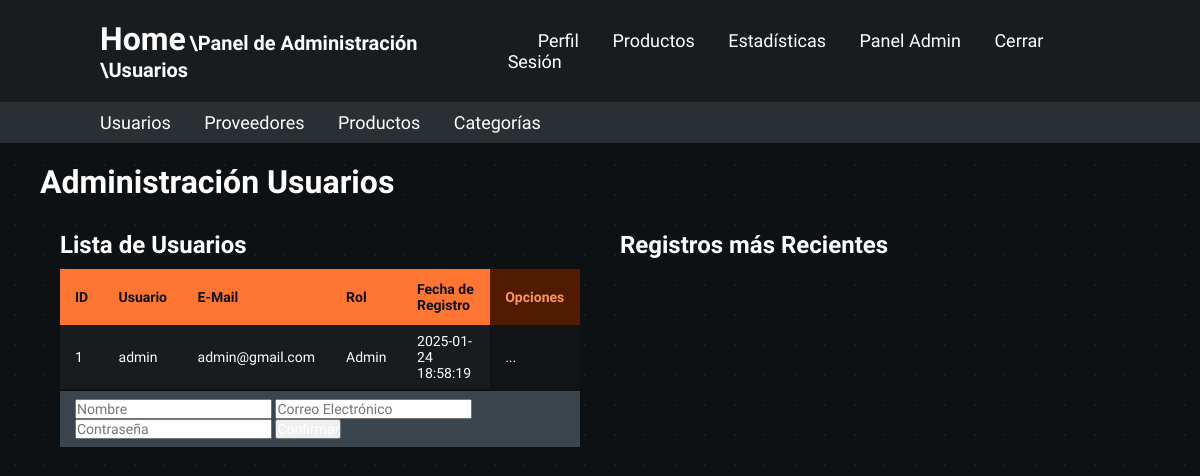
The app's page /admin-panel/users (signed in), older data.
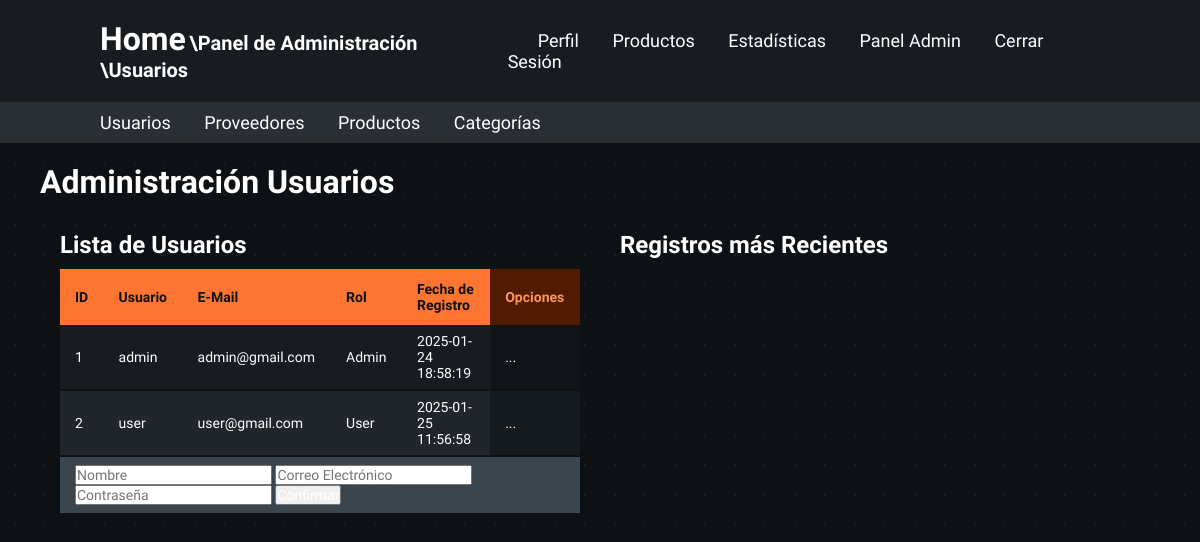
The same page, newer data.
### models.py (models this page shows, shortened)
class Users(db.Base):
    __tablename__ = "users"
    user_id = Column(Integer, primary_key=True)
    role_id = Column(Integer, ForeignKey("roles.role_id"), nullable=False)
    user_email = Column(String(255), nullable=False)
    user_hash_password = Column(String(255), nullable=False)
    user_name = Column(String(255), nullable=False, server_default="unidentified_user")
    user_register_date = Column(DateTime, nullable=False, server_default=text("CURRENT_TIMESTAMP"))
    @property
    def user_password(self):
        raise AttributeError('Password is not a readable Attribute!')

### app.py (the view)
@app.route("/admin-panel/users")
@admin_login_required
def admin_panel_users():
    registered_users = db.session.query(Users).order_by(Users.user_id)
    return render_template("admin_users.html", is_admin=session["is_admin"],
                           registered_users=registered_users)

### app.py (called while the page is built)
@app.before_request
def validate_session():
    if request.endpoint == 'static':
        return
    print("DEBUG - Validando Sesion")
    time.sleep(0.3)
    print("DEBUG - Sesion Validada")
    if 'user_id' in session:
        user = db.session.query(Users).filter_by(user_id=session['user_id']).first()
        if not user:
            session.clear()
            flash("Error - Sesión Expirada", "warning")
            return redirect(url_for("login"))
        elif user.role_id != session.get('role_id'):
            session['role_id'] = user.role_id
            session['is_admin'] = user.role_id == 0

def admin_login_required(original_function):
    @wraps(original_function)
    def decorated_function(*args, **kwargs):
        redirect_url = None
        if 'user_id' not in session:
            print("Not Logged In")
            return redirect(url_for('login'))
        user = db.session.query(Users).filter_by(user_id=session['user_id']).first()
        if not user or user.role_id != 0:
            print("Insufficient Roles")
            redirect_url = url_for('home')
        if redirect_url:
            return redirect(redirect_url)
        return original_function(*args, **kwargs)
    return decorated_function

### templates/admin_users.html (shortened to what this page needs)
<!DOCTYPE html>
<html lang="es">
<head>
    <link rel="stylesheet" href="../static/variables.css">
    <link rel="stylesheet" href="../static/main.css">
    <link rel="stylesheet" href="../static/containers.css">
    <link rel="stylesheet" href="../static/navbars.css">
    <link rel="stylesheet" href="../static/tables.css">
    <link rel="stylesheet" href="../static/fonts.css">
</head>
<body class="general-body">
    <header class="header">
        <span>
            <a href="/" class="home">Home</a>
            <a href="/admin-panel" class="subrute"> \Panel de Administración</a>
            <a href="/admin-panel/users" class="subrute"> \Usuarios</a>
        </span>
        <nav class="navbar">
            <a href="/profile">Perfil</a>
            <a href="/products">Productos</a>
            <a href="/statistics">Estadísticas</a>
            {% if is_admin == True %}
                <a href="/admin-panel">Panel Admin</a>
            {% endif %}
            <a class="log-out" href="/cerrar-login">Cerrar Sesión</a>
        </nav>
    </header>
    <header class="admin-header">
        <nav class="admin-navbar">
            <a href="/admin-panel/users">Usuarios</a>
            <a href="/admin-panel/suppliers">Proveedores</a>
            <a href="/admin-panel/products">Productos</a>
            <a href="/admin-panel/categories">Categorías</a>
        </nav>
    </header>
    <section class="container-type-1">
        <h1>Administración Usuarios</h1>
    </section>
    <section class="container-type-1 flex-container flex-jst-sb">
        <article class="container-type-1 no-margin full-width">
            <h2>Lista de Usuarios</h2>
            <table class="table-type-1 alternate hover">
                <thead>
                    <tr>
                        <th class="th-title">ID</th>
                        <th class="th-title">Usuario</th>
                        <th class="th-title">E-Mail</th>
                        <th class="th-title">Rol</th>
                        <th class="th-title">Fecha de Registro</th>
                        <th class="th-option">Opciones</th>
                    </tr>
                </thead>
                <tbody>
                    {% if registered_users %}
                    {% for user in registered_users %}
                    <tr>
                        <td>{{user.user_id}}</td>
                        <td>{{user.user_name}}</td>
                        <td>{{user.user_email}}</td>
                        <td>
                            {% if user.role_id == 0 %}
                                Admin
                            {% else %}
                                User
                            {% endif %}
                        </td>
                        <td>{{user.user_register_date}}</td>
                        <td class="td-option">...</td>
                    </tr>
                    {% endfor %}
                    {% endif %}
                    <tr>
                        <td class="td-form" colspan="6">
                            <section class="flex-container flex-jst-sa">
                                <form action="#" class="table-form-type-1">
                                    <input type="text" id="name_input" placeholder="Nombre" name="txtEmail" required autocomplete="off">
                                    <input type="email" id="email_input" placeholder="Correo Electrónico" name="txtEmail" required autocomplete="off">
                                    <input type="password" id="password_input" placeholder="Contraseña" name="txtPassword" required autocomplete="off">
                                    <input type="submit" value="Confirmar">
                                </form>
                            </section>
                        </td>
                    </tr>
                </tbody>
            </table>
        </article>
        <article class="container-type-1 no-margin full-width">
            <h2>Registros más Recientes</h2>
        </article>
    </section>
</body>
</html>

### static/variables.css (style rules this page uses)
:root { --background-gray: #0e1114; --background-details: #181c1f; --unregistered-background-details: rgba(255, 255, 255, 0.05); --t04-gray: rgba(255, 255, 255, 0.4); --t02-gray: rgba(255, 255, 255, 0.2); --t1-white: rgba(255, 255, 255, 1); --error-red: rgb(239 68 68); --success-green: rgb(122, 239, 68); --warning-yellow: rgb(236, 218, 52); --light-gray: #b3b3b3; --main-gray: #181c1f; --main-gray-c: #292f33; --bgray-1: #181c1f; --bgray-1-c: #101416; --bgray-2: #20262c; --bgray-2-c: #151a1f; --bgray-3: #0e1114; --bgray-4: #3a454d; --main-orange: #fd7530; --pale-orange: #fd935d; --dark-orange: #501b00; --highlight-red: rgb(239 68 68); }

### static/main.css (style rules this page uses)
* { margin: 0; padding: 0; box-sizing: border-box; font-family: "Lexend", Arial, Helvetica, sans-serif; color: var(--t1-white); }
body { min-height: 100dvh; background-color: var(--background-gray); }
.general-body { background-size: 30px 30px; background-image: radial-gradient(circle, var(--background-details) 1px, var(--background-gray) 1px); }
header { top: 0; left: 0; width: 100%; padding: 20px 100px; margin: 0; }
.header { background: var(--main-gray); display: flex; justify-content: space-between; align-items: center; z-index: 100; }
.admin-header { background: var(--main-gray-c); display: flex; justify-content: space-between; align-items: center; z-index: 100; padding: 10px 100px; }

### static/containers.css (style rules this page uses)
.container-type-1 { margin: 20px 40px; }
.no-margin { margin: 0; }
.full-width { width: 100%; }
.flex-container { display: flex; }
.flex-jst-sb { justify-content: space-between; }
.flex-jst-sa { justify-content: space-around; }

### static/navbars.css (style rules this page uses)
.navbar a { position: relative; font-size: 18px; color: var(--t1-white); font-weight: 500; text-decoration: none; margin-left: 30px; transition: .3s; }
.admin-navbar a { position: relative; font-size: 18px; color: var(--t1-white); font-weight: 500; text-decoration: none; margin-right: 30px; transition: .3s; }
.home { font-size: 32px; color: var(--t1-white); text-decoration: none; font-weight: 700; transition: .3s; }
.subrute { font-size: 20px; color: var(--t1-white); text-decoration: none; font-weight: 700; transition: .3s; }

### static/tables.css (style rules this page uses)
.table-type-1 { margin: 10px 20px; border-collapse: collapse; min-width: calc(100% - 40px); }
.table-type-1 thead tr .th-title { background-color: var(--main-orange); text-align: left; color: var(--bgray-3); font-weight: 700; }
.table-type-1 thead tr .th-option { background-color: var(--dark-orange); text-align: left; color: var(--pale-orange); font-weight: 700; }
.table-type-1 tbody tr { background-color: var(--bgray-1); border-bottom: 2px solid var(--bgray-3); }
.table-type-1.alternate tbody tr:nth-of-type(even) { background-color: var(--bgray-2); }
.table-type-1 tbody tr .td-option { background-color: var(--bgray-1-c); border-bottom: 2px solid var(--bgray-3); transition: 0.2s; }
.table-type-1.alternate tbody tr:nth-of-type(even) .td-option { background-color: var(--bgray-2-c); }
.table-type-1 tbody tr .td-form { background-color: var(--bgray-4) !important; border-bottom: 2px solid var(--bgray-3) !important; color: inherit !important; }
.table-type-1 tbody td { padding: 8px 15px; transition: 0.2s; }
.table-type-1 thead th { padding: 12px 15px; }

Row changes from the older to the newer data that the page shows:
added Users: user_id "2", user_name "user", user_email "user@gmail.com", shows "User", user_register_date "2025-01-25 11:56:58"
